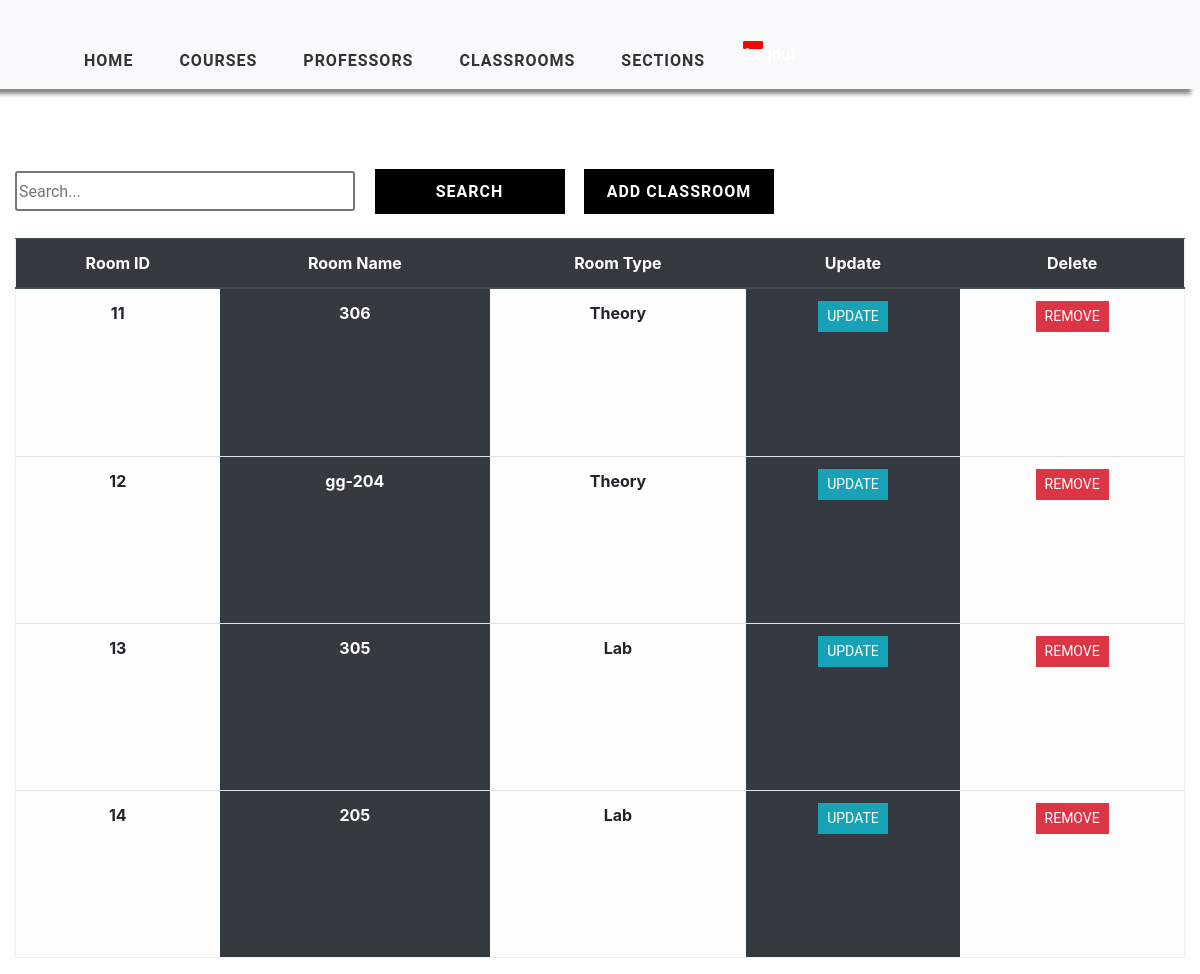
Page /classroom_view/ (signed in) on the earlier database version.
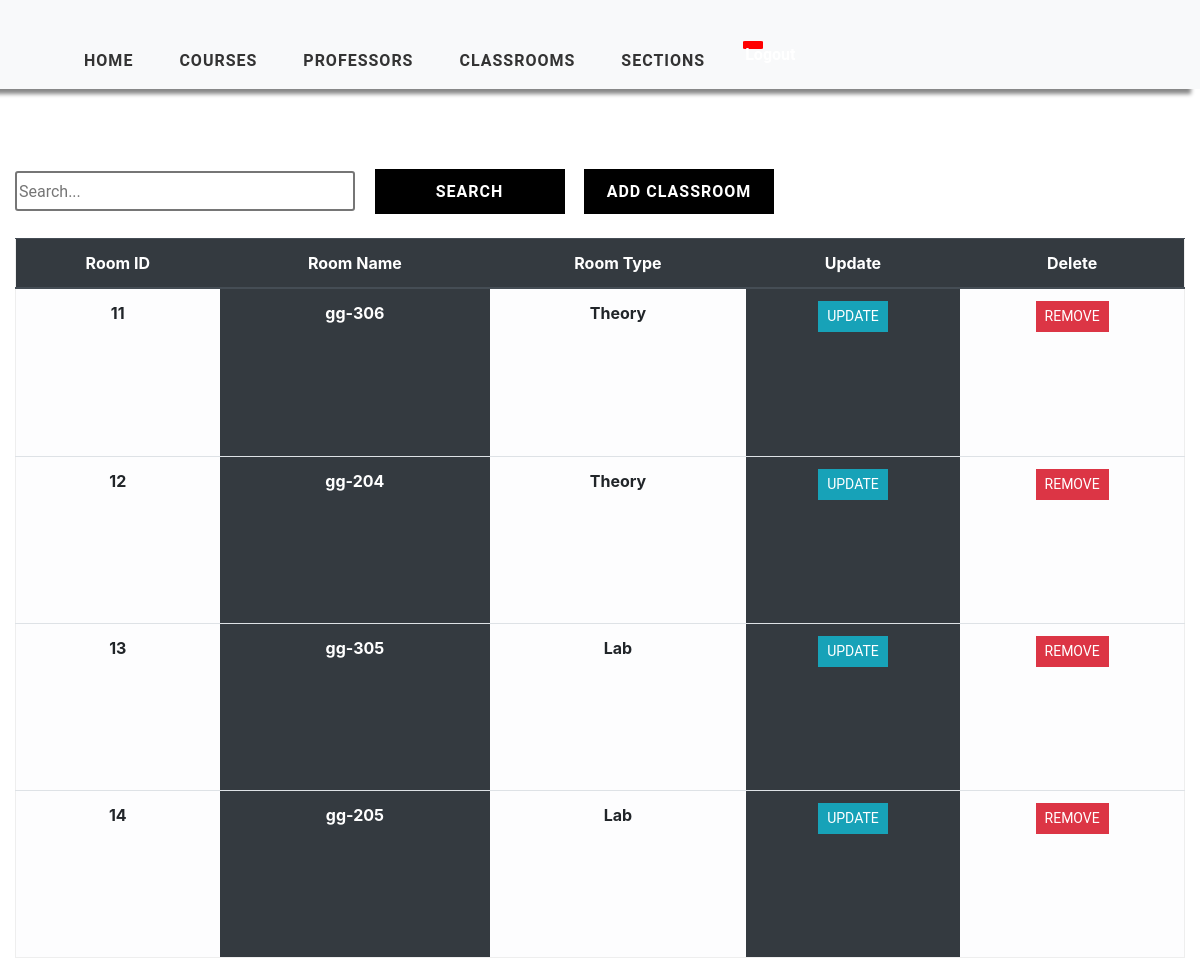
Same page on the later database version.
### timetableapp/models.py (models this page shows, shortened)
class Classroom(models.Model):
    CLASSRoom_TYPE = (
        ('Theory', 'Theory'),
        ('Lab', 'Lab')
    )
    classroom_id = models.CharField(max_length=2000, primary_key=True)
    classroom_name = models.CharField(max_length=2000, null=True)
    classroom_type = models.CharField(max_length=2000, null=True, choices=CLASSRoom_TYPE)

### timetableapp/views.py (the view)
# urls.py: path('classroom_view/', views.ClassroomTable, name='classroom-view'),
@login_required(login_url='login')
def ClassroomTable(request):
    classrooms = Classroom.objects.all()
    context = {'classrooms': classrooms}
    return render(request, 'timetableapp/ClassroomTable.html', context)

### timetableapp/templates/timetableapp/ClassroomTable.html (shortened to what this page needs)
{% extends 'timetableapp/main.html' %}
{% load static %}
{% block content %}
    <div class="container-fluid">
    <div class="search">
        <input type="text" class="searchbox" placeholder="Search...">
        <input type="submit" value="Search" class="searchButton">
        <a href="{% url 'add-classroom' %}"><button class="searchButton">Add Classroom </button></a>
    </div>
	<div class="table-responsive-lg">
        <table class="table ">
            <thead class="thead-dark">
			<tr>
                <div class="header__item filter__link" >
                   <th scope="col" class="text-center">Room ID</th>
                </div>
                <div class="header__item filter__link">
                  <th class="text-center" scope="col">Room Name</th>
                </div>
                <div class="header__item filter__link">
                   <th class="text-center" scope="col">Room Type</th>
                </div>
                <div class="header__item filter__link">
                    <th class="text-center" scope="col"> Update</th>
                </div>
                <div class="header__item filter__link">
                     <th class="text-center" scope="col">Delete</th>
                </div>
			</tr>
            </thead>
                {% for classroom in classrooms %}
				<tr>
                        <th scope="row" class="table-light text-center">{{ classroom.classroom_id }}</th>
						<th scope="row" class="table-dark text-center"  >{{ classroom.classroom_name }}</th>
						<th scope="row" class="table-light text-center"> {{ classroom.classroom_type}}</th>
                        <th scope="row" class="table-dark text-center"> <a href="{% url 'update-classroom' classroom.classroom_id %}" class="btn btn-sm btn-info">Update</a></th>
                        <th scope="row" class="table-light text-center"> <a href="{% url 'delete-classroom' classroom.classroom_id %}" class="btn btn-sm btn-danger" >Remove</a></th>
					</tr>
                {% endfor %}
        </table>
</div>
    </div>
{% endblock %}

Differences in the rows shown:
changed Classroom id 11: classroom_name "306" → "gg-306"
changed Classroom id 13: classroom_name "305" → "gg-305"
changed Classroom id 14: classroom_name "205" → "gg-205"
